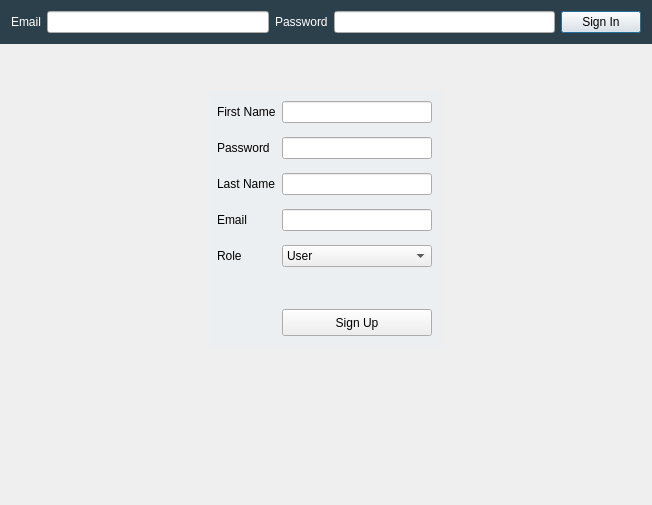
<?xml version="1.0" encoding="UTF-8"?>
<ui version="4.0">
 <class>LoginDialog</class>
 <widget class="QDialog" name="LoginDialog">
  <property name="geometry">
   <rect>
    <x>0</x>
    <y>0</y>
    <width>652</width>
    <height>505</height>
   </rect>
  </property>
  <property name="windowTitle">
   <string>Login</string>
  </property>
  <property name="styleSheet">
   <string notr="true">#widget
{
    background-color: #2C404B;
    border:0;
    padding:0;
    margin:0;
 }
LoginDialog
{
	background-color:#6C6C6C;
	color:black;
}
#widget_2
{
    background-color: #ECEFF2;
    border:0;
    padding:0;
    margin:0;
 }</string>
  </property>
  <layout class="QVBoxLayout" name="verticalLayout">
   <property name="leftMargin">
    <number>0</number>
   </property>
   <property name="topMargin">
    <number>0</number>
   </property>
   <property name="rightMargin">
    <number>0</number>
   </property>
   <property name="bottomMargin">
    <number>40</number>
   </property>
   <item>
    <widget class="QWidget" name="widget" native="true">
     <property name="styleSheet">
      <string notr="true">#SignInGroup{background-color:#AfAfAf;}
QLabel{color:white;}</string>
     </property>
     <layout class="QHBoxLayout" name="horizontalLayout">
      <item>
       <widget class="QLabel" name="SignIn_LogIn_Label">
        <property name="text">
         <string>Email</string>
        </property>
       </widget>
      </item>
      <item>
       <widget class="QLineEdit" name="signin_logIn"/>
      </item>
      <item>
       <widget class="QLabel" name="SignIn_Password_Label">
        <property name="text">
         <string>Password</string>
        </property>
       </widget>
      </item>
      <item>
       <widget class="QLineEdit" name="signin_password">
        <property name="inputMask">
         <string comment="*" extracomment="Password"/>
        </property>
        <property name="text">
         <string/>
        </property>
        <property name="echoMode">
         <enum>QLineEdit::Password</enum>
        </property>
       </widget>
      </item>
      <item>
       <widget class="QPushButton" name="signin_button">
        <property name="text">
         <string>Sign In</string>
        </property>
       </widget>
      </item>
     </layout>
    </widget>
   </item>
   <item>
    <spacer name="verticalSpacer">
     <property name="orientation">
      <enum>Qt::Vertical</enum>
     </property>
     <property name="sizeType">
      <enum>QSizePolicy::Minimum</enum>
     </property>
     <property name="sizeHint" stdset="0">
      <size>
       <width>20</width>
       <height>40</height>
      </size>
     </property>
    </spacer>
   </item>
   <item>
    <layout class="QHBoxLayout" name="horizontalLayout_2">
     <item>
      <spacer name="horizontalSpacer">
       <property name="orientation">
        <enum>Qt::Horizontal</enum>
       </property>
       <property name="sizeHint" stdset="0">
        <size>
         <width>40</width>
         <height>20</height>
        </size>
       </property>
      </spacer>
     </item>
     <item>
      <widget class="QWidget" name="widget_2" native="true">
       <property name="minimumSize">
        <size>
         <width>234</width>
         <height>236</height>
        </size>
       </property>
       <property name="maximumSize">
        <size>
         <width>207</width>
         <height>288</height>
        </size>
       </property>
       <layout class="QFormLayout" name="formLayout">
        <property name="verticalSpacing">
         <number>14</number>
        </property>
        <property name="leftMargin">
         <number>8</number>
        </property>
        <item row="0" column="0">
         <widget class="QLabel" name="label_3">
          <property name="text">
           <string>First Name</string>
          </property>
         </widget>
        </item>
        <item row="0" column="1">
         <widget class="QLineEdit" name="signup_first_name"/>
        </item>
        <item row="1" column="0">
         <widget class="QLabel" name="label_4">
          <property name="text">
           <string>Password</string>
          </property>
         </widget>
        </item>
        <item row="1" column="1">
         <widget class="QLineEdit" name="signup_password">
          <property name="inputMask">
           <string comment="*" extracomment="Password"/>
          </property>
          <property name="text">
           <string/>
          </property>
          <property name="echoMode">
           <enum>QLineEdit::Password</enum>
          </property>
         </widget>
        </item>
        <item row="2" column="0">
         <widget class="QLabel" name="label_5">
          <property name="text">
           <string>Last Name</string>
          </property>
         </widget>
        </item>
        <item row="2" column="1">
         <widget class="QLineEdit" name="signup_last_name"/>
        </item>
        <item row="3" column="0">
         <widget class="QLabel" name="label_6">
          <property name="text">
           <string>Email</string>
          </property>
         </widget>
        </item>
        <item row="3" column="1">
         <widget class="QLineEdit" name="signup_email"/>
        </item>
        <item row="5" column="0" colspan="2">
         <widget class="QLabel" name="signup_info">
          <property name="text">
           <string/>
          </property>
         </widget>
        </item>
        <item row="6" column="1">
         <widget class="QPushButton" name="signup_button">
          <property name="minimumSize">
           <size>
            <width>0</width>
            <height>27</height>
           </size>
          </property>
          <property name="maximumSize">
           <size>
            <width>16777215</width>
            <height>16777215</height>
           </size>
          </property>
          <property name="text">
           <string>Sign Up</string>
          </property>
         </widget>
        </item>
        <item row="4" column="1">
         <widget class="QComboBox" name="comboBox">
          <item>
           <property name="text">
            <string>User</string>
           </property>
          </item>
          <item>
           <property name="text">
            <string>Admin</string>
           </property>
          </item>
         </widget>
        </item>
        <item row="4" column="0">
         <widget class="QLabel" name="label">
          <property name="text">
           <string>Role</string>
          </property>
         </widget>
        </item>
       </layout>
      </widget>
     </item>
     <item>
      <spacer name="horizontalSpacer_2">
       <property name="orientation">
        <enum>Qt::Horizontal</enum>
       </property>
       <property name="sizeHint" stdset="0">
        <size>
         <width>40</width>
         <height>20</height>
        </size>
       </property>
      </spacer>
     </item>
    </layout>
   </item>
   <item>
    <spacer name="verticalSpacer_2">
     <property name="orientation">
      <enum>Qt::Vertical</enum>
     </property>
     <property name="sizeType">
      <enum>QSizePolicy::Expanding</enum>
     </property>
     <property name="sizeHint" stdset="0">
      <size>
       <width>20</width>
       <height>40</height>
      </size>
     </property>
    </spacer>
   </item>
  </layout>
 </widget>
 <layoutdefault spacing="6" margin="11"/>
 <resources/>
 <connections/>
</ui>
